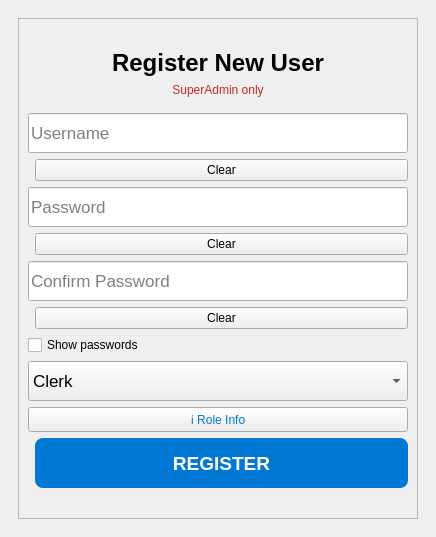
      <widget class="QWidget" name="pageRegister">
       <layout class="QVBoxLayout" name="registerLayout">
        <item>
         <spacer name="registerSpacerTop">
          <property name="orientation">
           <enum>Qt::Vertical</enum>
          </property>
         </spacer>
        </item>
        <item>
         <layout class="QHBoxLayout" name="registerCenter">
          <item>
           <spacer name="registerSpacerLeft">
            <property name="orientation">
             <enum>Qt::Horizontal</enum>
            </property>
           </spacer>
          </item>
          <item>
           <widget class="QFrame" name="registerFrame">
            <property name="minimumSize">
             <size>
              <width>400</width>
              <height>0</height>
             </size>
            </property>
            <property name="maximumSize">
             <size>
              <width>500</width>
              <height>16777215</height>
             </size>
            </property>
            <property name="frameShape">
             <enum>QFrame::StyledPanel</enum>
            </property>
            <layout class="QVBoxLayout" name="registerFrameLayout">
             <property name="topMargin">
              <number>30</number>
             </property>
             <property name="bottomMargin">
              <number>30</number>
             </property>
             <item>
              <widget class="QLabel" name="lblRegisterTitle">
               <property name="text">
                <string>Register New User</string>
               </property>
               <property name="alignment">
                <set>Qt::AlignCenter</set>
               </property>
               <property name="font">
                <font>
                 <pointsize>18</pointsize>
                 <weight>75</weight>
                 <bold>true</bold>
                </font>
               </property>
              </widget>
             </item>
             <item>
              <widget class="QLabel" name="lblRegisterSubtitle">
               <property name="text">
                <string>SuperAdmin only</string>
               </property>
               <property name="alignment">
                <set>Qt::AlignCenter</set>
               </property>
               <property name="styleSheet">
                <string notr="true">color: #c62828;</string>
               </property>
              </widget>
             </item>
             <item>
              <spacer name="registerSpacer1">
               <property name="orientation">
                <enum>Qt::Vertical</enum>
               </property>
               <property name="sizeHint" stdset="0">
                <size>
                 <width>20</width>
                 <height>10</height>
                </size>
               </property>
              </spacer>
             </item>
             <item>
              <widget class="QLineEdit" name="txtUsername_register">
               <property name="placeholderText">
                <string>Username</string>
               </property>
               <property name="minimumSize">
                <size>
                 <width>0</width>
                 <height>40</height>
                </size>
               </property>
               <property name="font">
                <font>
                 <pointsize>13</pointsize>
                </font>
               </property>
              </widget>
             </item>
             <item>
              <layout class="QHBoxLayout" name="registerClearUserLayout">
               <item>
                <spacer name="registerClearUserSpacer">
                 <property name="orientation">
                  <enum>Qt::Horizontal</enum>
                 </property>
                </spacer>
               </item>
               <item>
                <widget class="QPushButton" name="btnClear_username_register">
                 <property name="text">
                  <string>Clear</string>
                 </property>
                </widget>
               </item>
              </layout>
             </item>
             <item>
              <widget class="QLineEdit" name="txtPassword1_register">
               <property name="placeholderText">
                <string>Password</string>
               </property>
               <property name="echoMode">
                <enum>QLineEdit::Password</enum>
               </property>
               <property name="minimumSize">
                <size>
                 <width>0</width>
                 <height>40</height>
                </size>
               </property>
               <property name="font">
                <font>
                 <pointsize>13</pointsize>
                </font>
               </property>
              </widget>
             </item>
             <item>
              <layout class="QHBoxLayout" name="registerClearPwd1Layout">
               <item>
                <spacer name="registerClearPwd1Spacer">
                 <property name="orientation">
                  <enum>Qt::Horizontal</enum>
                 </property>
                </spacer>
               </item>
               <item>
                <widget class="QPushButton" name="btnClear_password1_register">
                 <property name="text">
                  <string>Clear</string>
                 </property>
                </widget>
               </item>
              </layout>
             </item>
             <item>
              <widget class="QLineEdit" name="txtPassword2_register">
               <property name="placeholderText">
                <string>Confirm Password</string>
               </property>
               <property name="echoMode">
                <enum>QLineEdit::Password</enum>
               </property>
               <property name="minimumSize">
                <size>
                 <width>0</width>
                 <height>40</height>
                </size>
               </property>
               <property name="font">
                <font>
                 <pointsize>13</pointsize>
                </font>
               </property>
              </widget>
             </item>
             <item>
              <layout class="QHBoxLayout" name="registerClearPwd2Layout">
               <item>
                <spacer name="registerClearPwd2Spacer">
                 <property name="orientation">
                  <enum>Qt::Horizontal</enum>
                 </property>
                </spacer>
               </item>
               <item>
                <widget class="QPushButton" name="btnClear_password2_register">
                 <property name="text">
                  <string>Clear</string>
                 </property>
                </widget>
               </item>
              </layout>
             </item>
             <item>
              <layout class="QHBoxLayout" name="registerPwdOptsLayout">
               <item>
                <widget class="QCheckBox" name="chkHide_register">
                 <property name="text">
                  <string>Show passwords</string>
                 </property>
                </widget>
               </item>
              </layout>
             </item>
             <item>
              <widget class="QComboBox" name="cboRole_register">
               <property name="minimumSize">
                <size>
                 <width>0</width>
                 <height>40</height>
                </size>
               </property>
               <property name="font">
                <font>
                 <pointsize>13</pointsize>
                </font>
               </property>
               <property name="currentIndex">
                <number>0</number>
               </property>
               <item>
                <property name="text">
                 <string>Clerk</string>
                </property>
               </item>
               <item>
                <property name="text">
                 <string>Admin</string>
                </property>
               </item>
               <item>
                <property name="text">
                 <string>SuperAdmin</string>
                </property>
               </item>
              </widget>
             </item>
             <item>
              <widget class="QPushButton" name="btnHelp_role_register">
               <property name="text">
                <string>ℹ Role Info</string>
               </property>
               <property name="styleSheet">
                <string notr="true">color: #0078d4;</string>
               </property>
              </widget>
             </item>
             <item>
              <layout class="QHBoxLayout" name="registerBtnLayout">
               <item>
                <spacer name="registerBtnSpacer">
                 <property name="orientation">
                  <enum>Qt::Horizontal</enum>
                 </property>
                </spacer>
               </item>
               <item>
                <widget class="QPushButton" name="btnRegister">
                 <property name="text">
                  <string>REGISTER</string>
                 </property>
                 <property name="minimumSize">
                  <size>
                   <width>160</width>
                   <height>50</height>
                  </size>
                 </property>
                 <property name="font">
                  <font>
                   <pointsize>14</pointsize>
                   <weight>75</weight>
                   <bold>true</bold>
                  </font>
                 </property>
                 <property name="styleSheet">
                  <string notr="true">QPushButton { background-color: #0078d4; color: white; border: none; border-radius: 8px; } QPushButton:hover { background-color: #005a9e; }</string>
                 </property>
                </widget>
               </item>
              </layout>
             </item>
            </layout>
           </widget>
          </item>
          <item>
           <spacer name="registerSpacerRight">
            <property name="orientation">
             <enum>Qt::Horizontal</enum>
            </property>
           </spacer>
          </item>
         </layout>
        </item>
        <item>
         <spacer name="registerSpacerBottom">
          <property name="orientation">
           <enum>Qt::Vertical</enum>
          </property>
         </spacer>
        </item>
       </layout>
      </widget>
